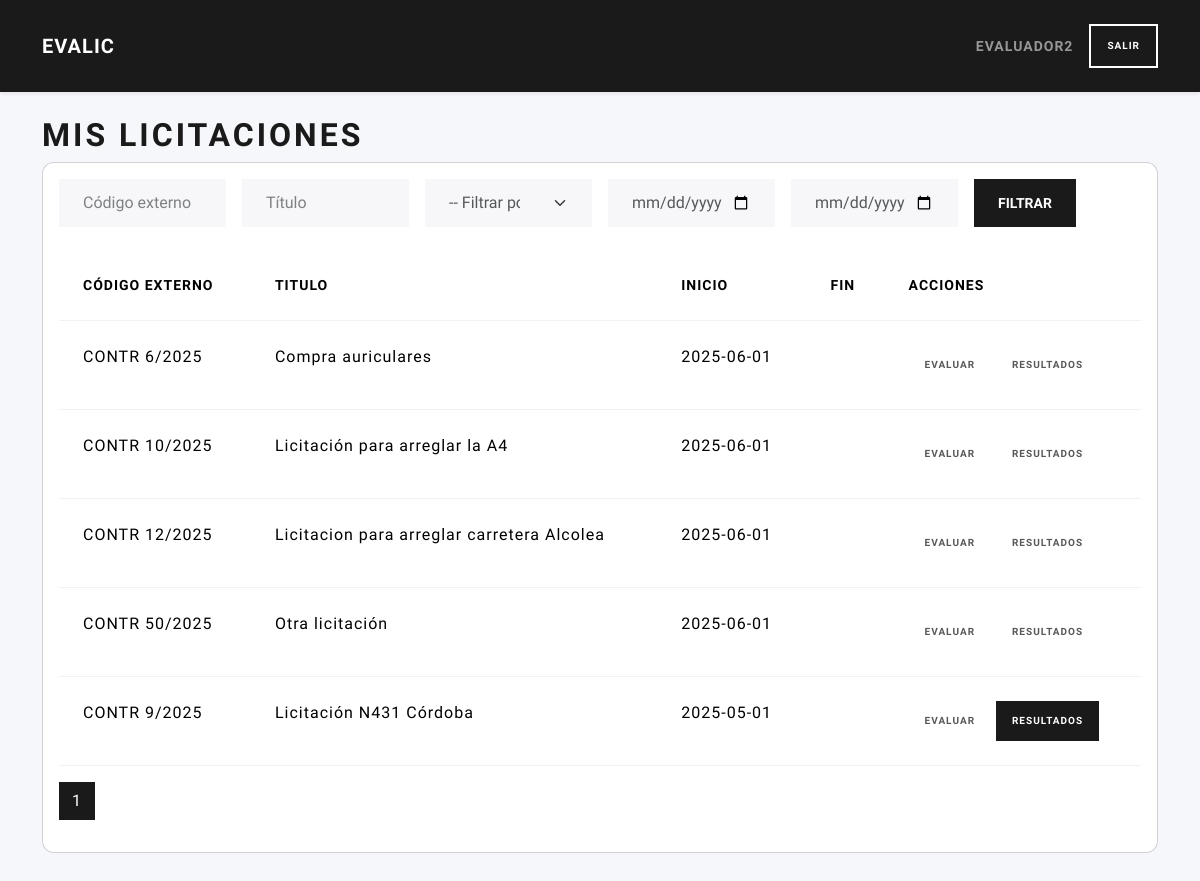
/evaluador/ (signed in), run on the app's committed database.
### tables this page shows
CREATE TABLE licitaciones (
        id INTEGER PRIMARY KEY AUTOINCREMENT,
        user_id INTEGER NOT NULL,
        external_id TEXT NOT NULL,
        title TEXT NOT NULL,
        description TEXT,
        fecha_inicio TEXT NOT NULL,
        fecha_adjudicacion TEXT,
        FOREIGN KEY (user_id) REFERENCES users(id)
    );

### routes/evaluador_routes.py (the view, shortened to what this page needs)
@evaluador_bp.route('/', methods=('GET',))
def index():
    if 'user_id' not in session or session.get('role_id') != 3:
        return redirect(url_for('auth.login'))
    user_id = session.get('user_id')
    licitaciones = listar_por_evaluador( session['user_id'])
    external_id  = request.args.get('external_id', '').strip()
    title        = request.args.get('title', '').strip()
    fecha_tipo   = request.args.get('fecha_tipo', '')
    fecha_desde  = request.args.get('fecha_desde', '')
    fecha_hasta  = request.args.get('fecha_hasta', '')
    if external_id:
       licitaciones = [
           l for l in licitaciones
           if external_id.lower() in (l['external_id'] or '').lower()
       ]
    if title:
       licitaciones = [
           l for l in licitaciones
           if title.lower() in (l['title'] or '').lower()
       ]
    page = request.args.get('page', 1, type=int)
    per_page = current_app.config.get('LIC_PER_PAGE', 5)
    total = len(licitaciones)
    total_pages = ceil(total / per_page) if total else 1
    start = (page - 1) * per_page
    end = start + per_page
    licitaciones = licitaciones[start:end]
    return render_template(
        'evaluador/index.html',
        licitaciones=licitaciones,
        total_pages=total_pages,
        current_page=page,
        request=request
    )

### models/dao.py (called while the page is built)
def close_connection(exception):
    db = getattr(g, '_database', None)
    if db is not None:
        db.close()

def get_db(app):
    if 'sqlite_db' not in g:
        g.sqlite_db = sqlite3.connect(
            app.config['DATABASE'],
            detect_types=sqlite3.PARSE_DECLTYPES
        )
        g.sqlite_db.row_factory = sqlite3.Row
    return g.sqlite_db

### models/evaluaciones_data.py (called while the page is built)
def fetch_licitaciones_by_evaluator(db, evaluator_id):
    sql = '''
        SELECT
            l.id,
            l.external_id,
            l.title,
            l.description,
            l.fecha_inicio,
            l.fecha_adjudicacion,
            sub.nombre AS etapa_actual
        FROM licitaciones l
        INNER JOIN licitaciones_evaluadores le ON l.id = le.licitacion_id
        LEFT JOIN (
            SELECT e.licitacion_id, f.nombre
            FROM etapas e
            INNER JOIN fases f ON e.fase_id = f.id
            WHERE e.fecha_inicio = (
                SELECT MAX(e2.fecha_inicio)
                FROM etapas e2
                WHERE e2.licitacion_id = e.licitacion_id
            )
        ) sub ON l.id = sub.licitacion_id
        WHERE le.usuario_id = ?
        ORDER BY l.fecha_inicio DESC
'''
    return db.execute(sql, (evaluator_id,)).fetchall()

### services/evaluaciones_service.py (called while the page is built)
def listar_por_evaluador( evaluador_id):
    db = get_db(current_app)
    return fetch_licitaciones_by_evaluator(db, evaluador_id)

### templates/evaluador/index.html (shortened to what this page needs)
{% extends 'base.html' %}
{% block content %}
<h1>Mis licitaciones</h1>
<div class="card mb-4">
  <div class="card-body">
    <form method="get" class="row g-3 mb-4 flex-nowrap">
      <div class="col-md-2">
        <input type="text" name="external_id" class="form-control" placeholder="Código externo" value="{{ request.args.get('external_id', '') }}">
      </div>
      <div class="col-md-2">
        <input type="text" name="title" class="form-control" placeholder="Título" value="{{ request.args.get('title', '') }}">
      </div>
      <div class="col-md-2">
        <select name="fecha_tipo" class="form-select">
          <option value="">-- Filtrar por fecha --</option>
        </select>
      </div>
      <div class="col-md-2">
        <input type="date" name="fecha_desde" class="form-control" value="{{ request.args.get('fecha_desde', '') }}">
      </div>
      <div class="col-md-2">
        <input type="date" name="fecha_hasta" class="form-control" value="{{ request.args.get('fecha_hasta', '') }}">
      </div>
      <div class="col-md-2">
        <button type="submit" class="btn btn-primary">Filtrar</button>
      </div>
    </form>
    <table class="table">
      <thead>
        <tr>
        <th>Código externo</th>
        <th>Titulo</th>
        <th>Inicio</th>
        <th>Fin</th>
        <th>Acciones</th>
      </tr>
    </thead>
    <tbody>
      {% for lic in licitaciones %}
      <tr>
        <td>{{ lic.external_id }}</td>
        <td>{{ lic.title }}</td>
        <td>{{ lic.fecha_inicio }}</td>
        <td>{{ lic.fecha_fin }}</td>
        <td>
          {% if lic.etapa_actual == 'Sobre2' %}
            <a href="{{ url_for('evaluador.evaluar', licitacion_id=lic.id) }}" class="btn btn-warning btn-sm">Evaluar</a>
          {% else %}
            <a href="{{ url_for('evaluador.evaluar', licitacion_id=lic.id) }}" class="btn btn-secondary btn-sm disabled" tabindex="-1" aria-disabled="true">Evaluar</a>
          {% endif %}
          {% if lic.etapa_actual == 'Cerrada' %}
            <a href="{{ url_for('evaluador.informe', licitacion_id=lic.id) }}" class="btn btn-primary btn-sm">Resultados</a>
          {% else %}
            <a href="{{ url_for('evaluador.informe', licitacion_id=lic.id) }}" class="btn btn-secondary btn-sm disabled" tabindex="-1" aria-disabled="true">Resultados</a>
          {% endif %}
        </td>
      </tr>
      {% endfor %}
    </tbody>
    </table>
    <nav aria-label="Paginación licitaciones">
  <ul class="pagination justify-content-left">
    {% for p in range(1, total_pages + 1) %}
      <li class="page-item{% if p == current_page %} active{% endif %}">
        <a class="page-link"
           href="{{ url_for('evaluador.index',
                            page=p,
                            external_id=request.args.external_id,
                            title=request.args.title,
                            fecha_tipo=request.args.fecha_tipo,
                            fecha_desde=request.args.fecha_desde,
                            fecha_hasta=request.args.fecha_hasta) }}">
          {{ p }}
        </a>
      </li>
    {% endfor %}
  </ul>
</nav>
  </div>
</div>
{% endblock %}

### templates/base.html (style rules this page uses)
body { background:#f5f7fa; }
.card { border-radius:.75rem; }

### data on the page
licitaciones: external_id "CONTR 6/2025", title "Compra auriculares", fecha_inicio "2025-06-01"
licitaciones: external_id "CONTR 10/2025", title "Licitación para arreglar la A4", fecha_inicio "2025-06-01"
licitaciones: external_id "CONTR 12/2025", title "Licitacion para arreglar carretera Alcolea", fecha_inicio "2025-06-01"
licitaciones: external_id "CONTR 50/2025", title "Otra licitación", fecha_inicio "2025-06-01"
licitaciones: external_id "CONTR 9/2025", title "Licitación N431 Córdoba", fecha_inicio "2025-05-01"

### other printed values
{{ session['username'] }} "EVALUADOR2"
{{ p }} "1"
